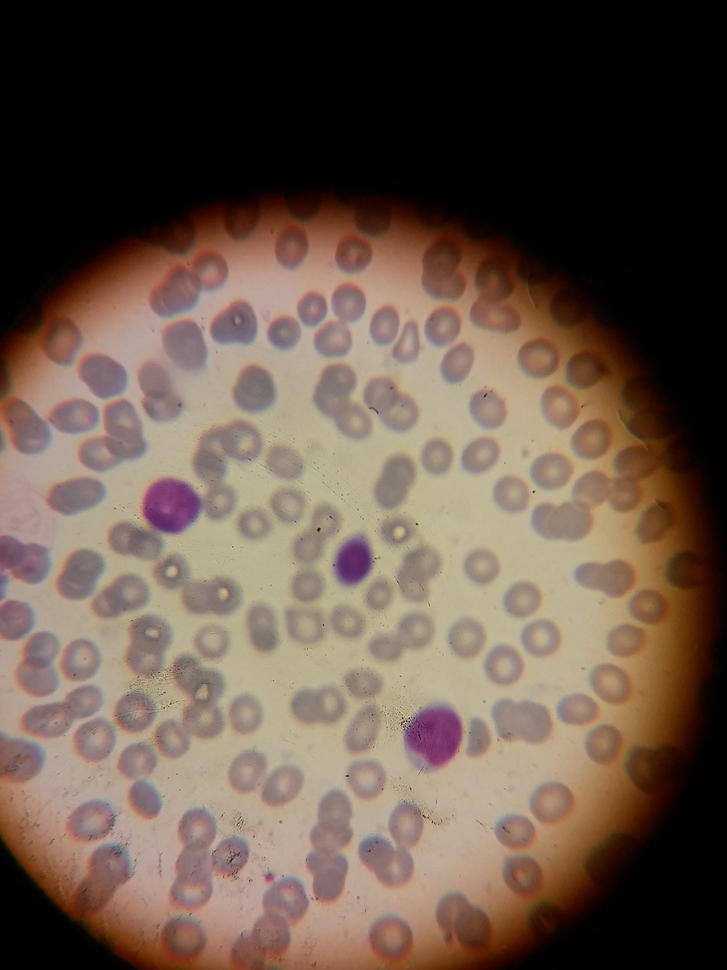
#> input picture pic/20190329_120249.jpg, 727 x 970 px, shrunk from 3120 x 4160 before the run
$ python main.py
#> lines starting #> are read from the running program, lines starting #| are printed output that depends on the picture; after the words box and inside, x2 and y2 are one past the last pixel; in counts of white or black regions, pixels touching at a corner belong together
import numpy as np
import cv2
import matplotlib.pyplot as plt

# read original image
image = cv2.imread("pic/20190329_120249.jpg")
#> image is the input picture: shape (970, 727, 3); mean B, G, R 73.1, 85.7, 103.2

# convert to gray scale image
gray = cv2.cvtColor(image, cv2.COLOR_BGR2GRAY)
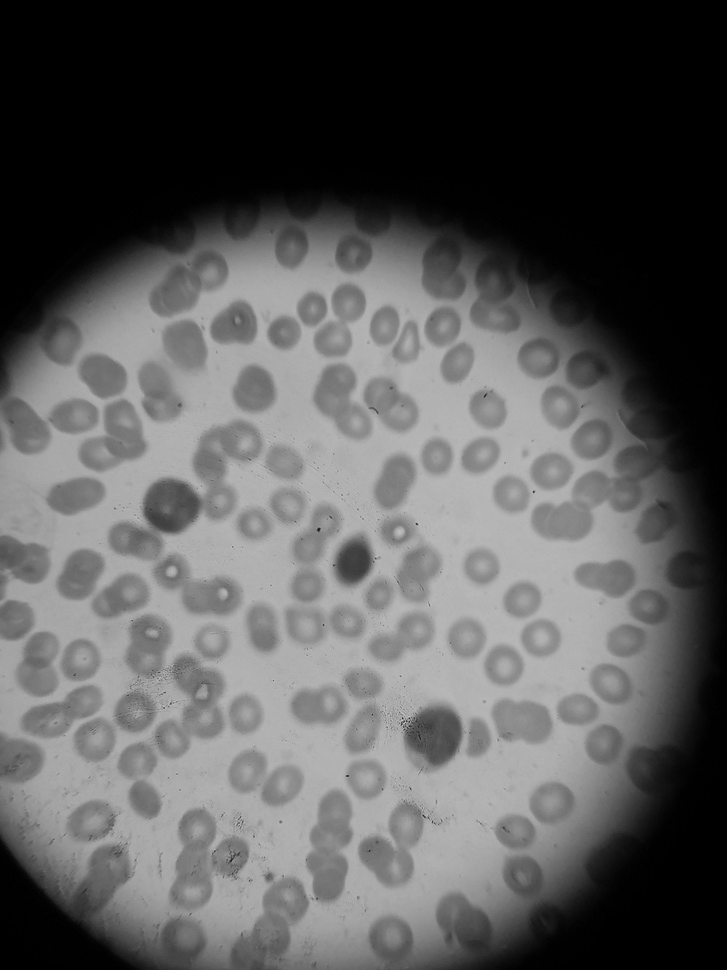
#> gray: shape (970, 727); min 0, max 203, mean 89.5
cv2.imwrite('gray.png', gray)

# apply median filter for smoothing
blurM = cv2.medianBlur(gray, 5)
cv2.imwrite('blurM.png', blurM)

# apply gaussian filter for smoothing
blurG = cv2.GaussianBlur(gray, (9, 9), 0)
cv2.imwrite('blurG.png', blurG)

# histogram equalization
histoNorm = cv2.equalizeHist(gray)
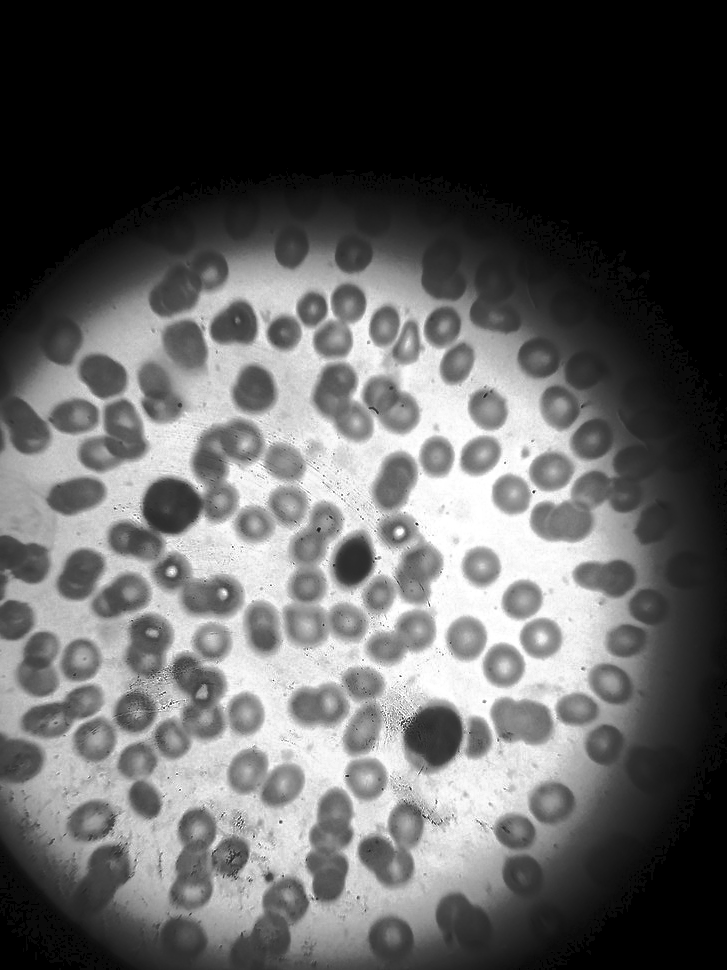
#> histoNorm: shape (970, 727); min 0, max 255, mean 94.5
cv2.imwrite('histoNorm.png', histoNorm)

# create a CLAHE object for
# Contrast Limited Adaptive Histogram Equalization (CLAHE)
clahe = cv2.createCLAHE(clipLimit = 2.0, tileGridSize=(8, 8))
claheNorm = clahe.apply(gray)
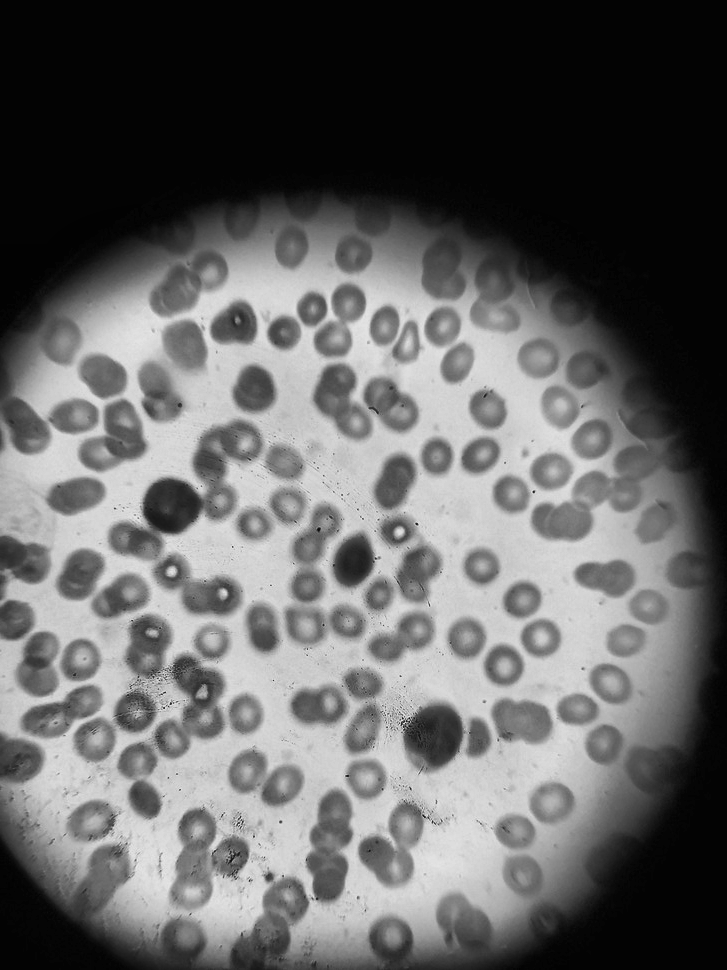
#> claheNorm: shape (970, 727); min 1, max 233, mean 99.8
cv2.imwrite('claheNorm.png', claheNorm)


# contrast stretching
# Function to map each intensity level to output intensity level.
def pixelVal(pix, r1, s1, r2, s2):
	if (0 <= pix and pix <= r1):
		return (s1 / r1) * pix
	elif (r1 < pix and pix <= r2):
		return ((s2 - s1) / (r2 - r1)) * (pix - r1) + s1
	else:
		return ((255 - s2) / (255 - r2)) * (pix - r2) + s2

	# Define parameters.


r1 = 70
s1 = 0
r2 = 200
s2 = 255

# Vectorize the function to apply it to each value in the Numpy array.
pixelVal_vec = np.vectorize(pixelVal)

# Apply contrast stretching.
contrast_stretched = pixelVal_vec(gray, r1, s1, r2, s2)
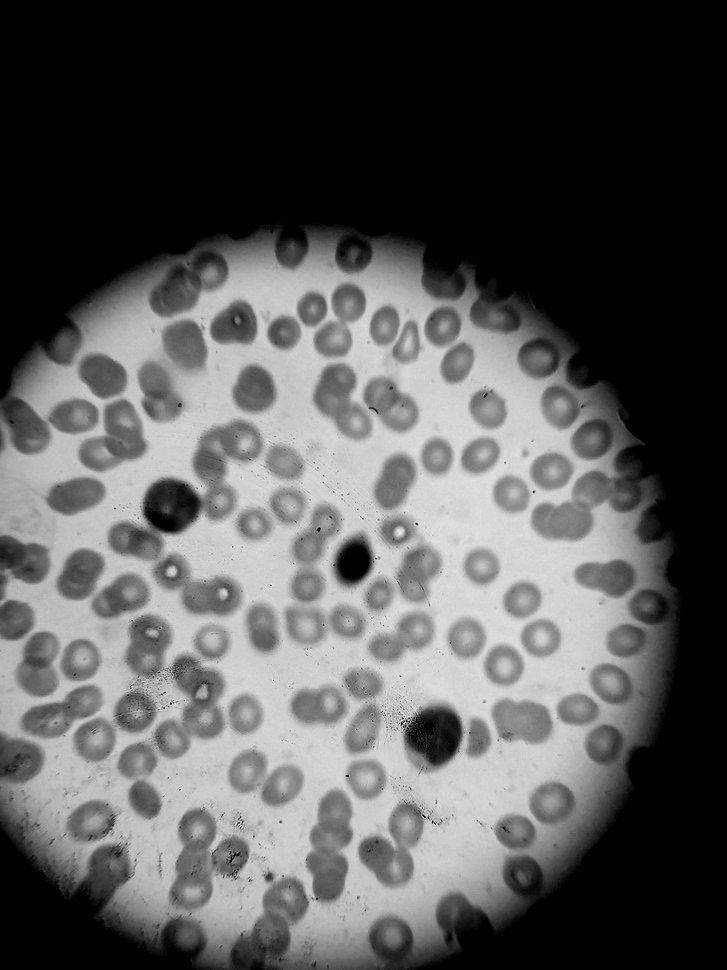
#> contrast_stretched: shape (970, 727) float64; min 0, max 255, mean 87.7
contrast_stretched_blurM = pixelVal_vec(blurM, r1, s1, r2, s2)

cv2.imwrite('contrast_stretch.png', contrast_stretched)
cv2.imwrite('contrast_stretch_blurM.png',
			contrast_stretched_blurM)

# edge detection using canny edge detector
edge = cv2.Canny(gray, 100, 200)
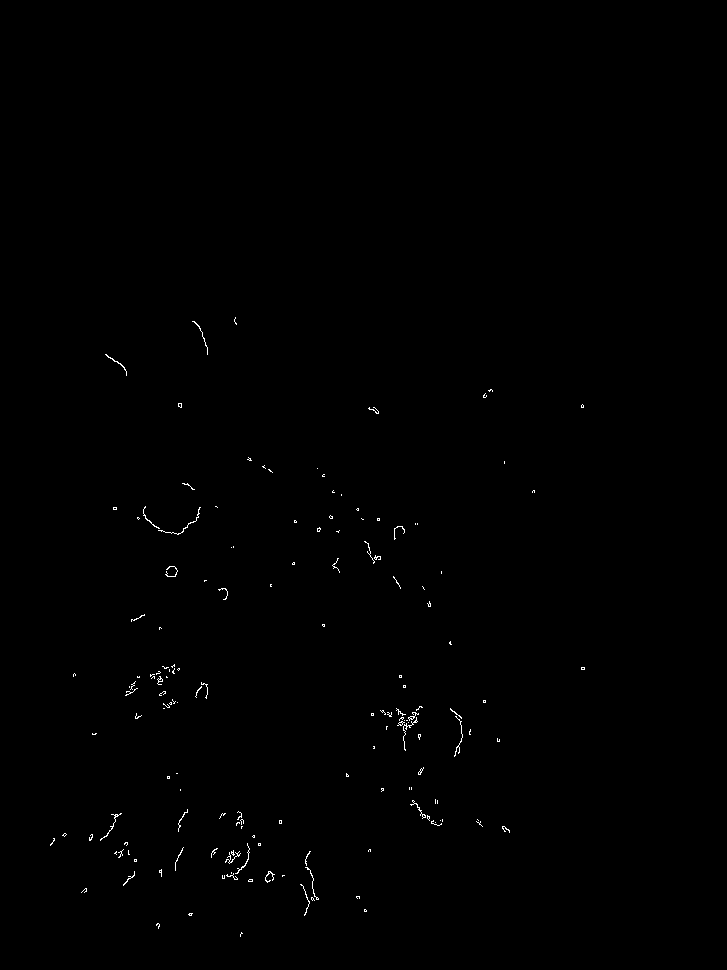
#> edge: shape (970, 727); 0.3% white in thin lines or dots, all inside (x1, y1, x2, y2) = (50, 317, 585, 937)
cv2.imwrite('edge.png', edge)

edgeG = cv2.Canny(blurG, 100, 200)
#> edgeG: shape (970, 727); every value is 0
cv2.imwrite('edgeG.png', edgeG)

edgeM = cv2.Canny(blurM, 100, 200)
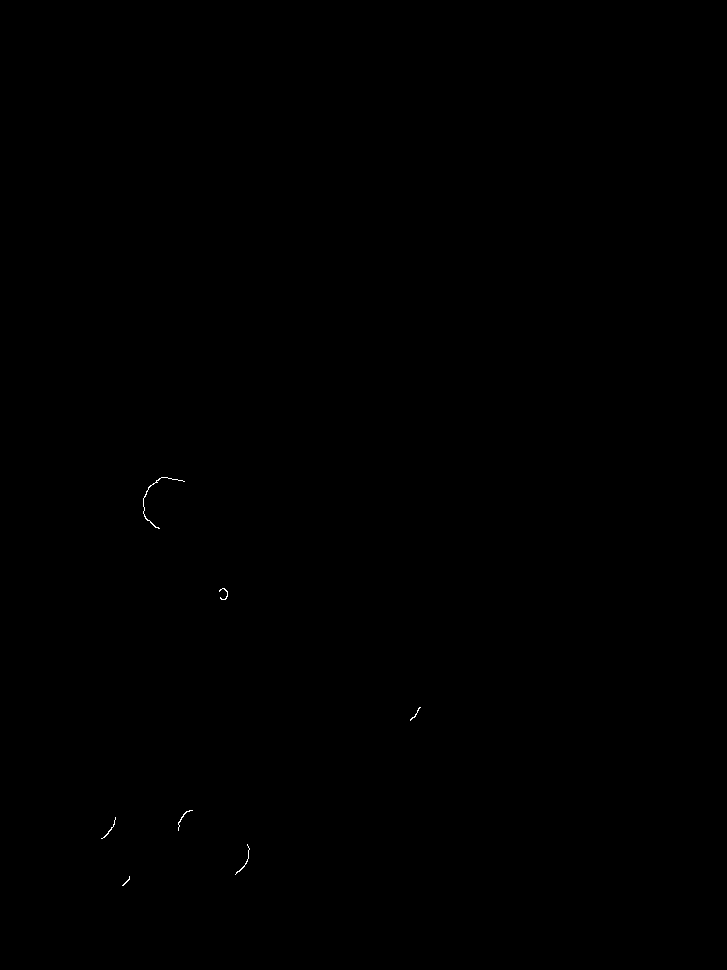
#> edgeM: shape (970, 727); 0.04% white in thin lines or dots, all inside (x1, y1, x2, y2) = (101, 477, 421, 886)
cv2.imwrite('edgeM.png', edgeM)
